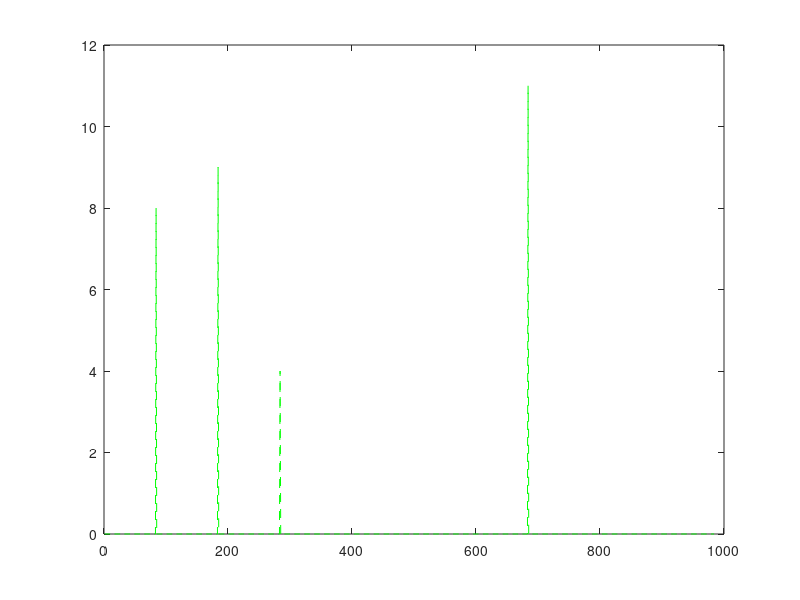
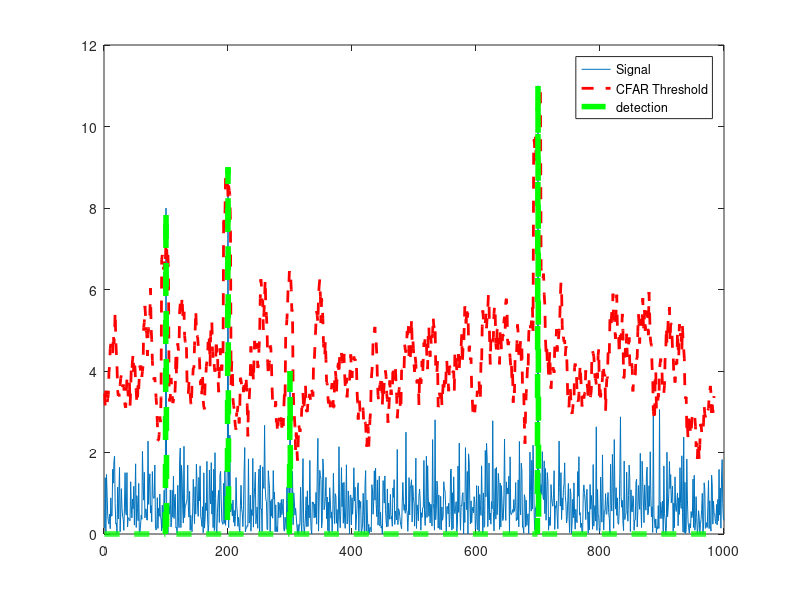

Here is the MATLAB script that generated these plots, in order:
% Implement 1D CFAR using lagging cells on the given noise and target scenario.

% Close and delete all currently open figures
close all;

% Data_points
Ns = 1000;

% Generate random noise
s=abs(randn(Ns,1));

%Targets location. Assigning bin 100, 200, 300 and 700 as Targets with the amplitudes of 8, 9, 4, 11.
s([100 ,200, 300, 700])=[8 9 4 11];

%plot the output
plot(s);

% TODO: Apply CFAR to detect the targets by filtering the noise.

% 1. Define the following:
% 1a. Training Cells
T = 12;

% 1b. Guard Cells 
G = 4;

% Offset : Adding room above noise threshold for desired SNR 
offset=5.5;

% Vector to hold threshold values 
threshold_cfar = [];

%Vector to hold final signal after thresholding
signal_cfar = [];

% 2. Slide window across the signal length
for i = 1:(Ns-(G+T))     

    % 2. - 5. Determine the noise threshold by measuring it within the training cells
    noise_level = sum(s(i : i+T-1));
    threshold = (noise_level/T) * offset;
    threshold_cfar = [threshold_cfar, {threshold}];
    
    % 6. Measuring the signal within the CUT
    signal = s(i+T+G);
    
    % 8. Filter the signal above the threshold
    if (signal < threshold)
        %disp(threshold);
        %disp(signal);
        %disp(i);
        signal = 0;
    end
    
    signal_cfar = [signal_cfar, {signal}];
end




% plot the filtered signal
plot (cell2mat(signal_cfar),'g--');

% plot original sig, threshold and filtered signal within the same figure.
figure,plot(s);
hold on,plot(cell2mat(circshift(threshold_cfar,G)),'r--','LineWidth',2)
hold on, plot (cell2mat(circshift(signal_cfar,(T+G))),'g--','LineWidth',4);
legend('Signal','CFAR Threshold','detection')